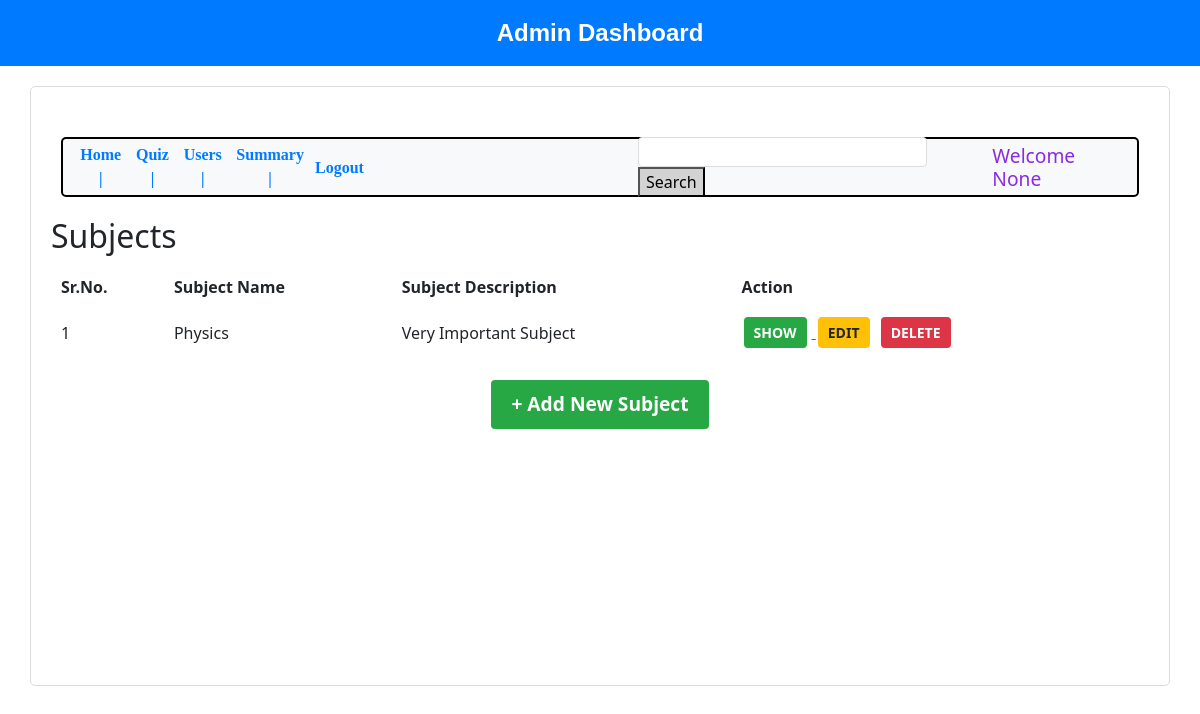
Page /admin_dash on the earlier database version.
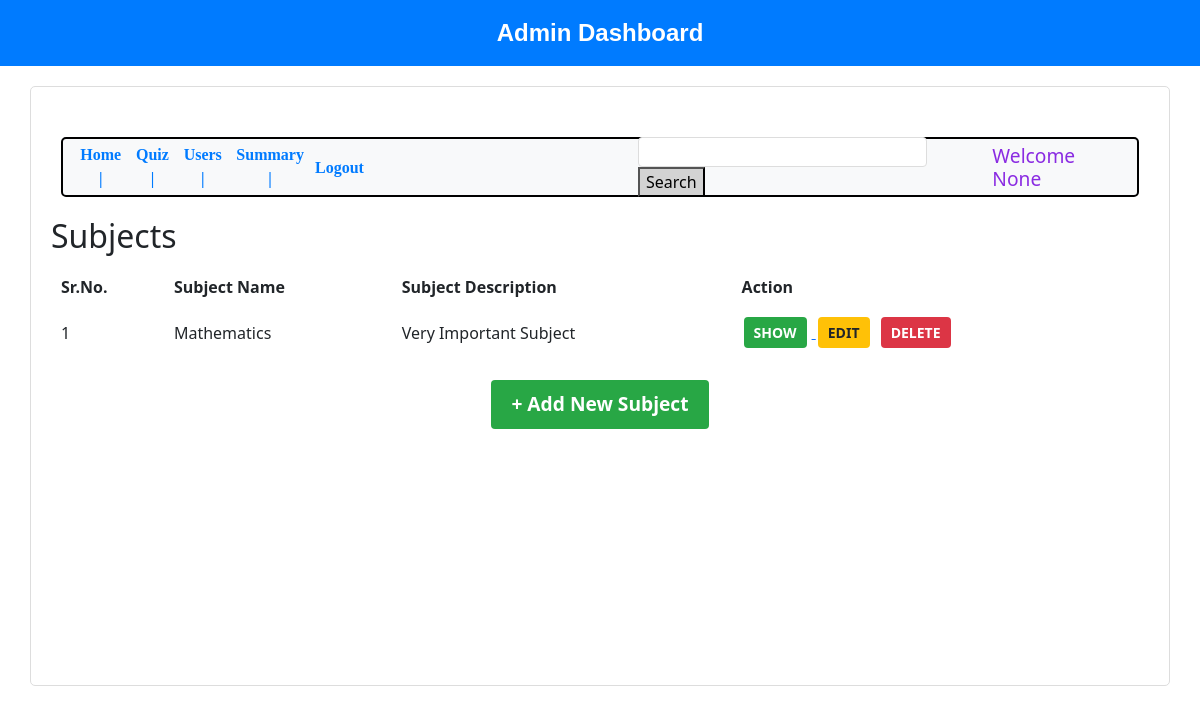
Same page on the later database version.
### backend/models.py (models this page shows, shortened)
class Subject(db.Model):
    __tablename__ = "subjects"
    id = db.Column(db.Integer, primary_key=True)
    name = db.Column(db.String, nullable=False, unique=True)
    desc = db.Column(db.String, nullable=False, unique=True)
    chapters = db.relationship('Chapter', backref='subject', lazy='dynamic')

### backend/controllers.py (the view)
@app.route("/admin_dash")
def admin_dashboard():
        subjects = Subject.query.all()
        return render_template("admin_dash.html", name=request.args.get('email'), subjects=subjects, users={}, msg="")

### templates/admin_dash.html (shortened to what this page needs)
<!DOCTYPE html>
<html lang="en">
<head>
    <link rel="stylesheet" href="/static/style.css">
    <link rel="stylesheet" href="https://cdnjs.cloudflare.com/ajax/libs/bootstrap/5.3.2/css/bootstrap.min.css">
</head>
<body>
    <header class="header2">Admin Dashboard</header>
    <div class="bordertime">
        <div class="button-container">
            <a href="/admin_dash"><button class="nav-button">Home |</button></a>
            <a href="/quiz-mgmt"><button class="nav-button">Quiz |</button></a>
            <a href="/show_user"><button class="nav-button">Users |</button></a>
            <a href="/summary_charts"><button class="nav-button">Summary |</button></a>
            <a href="/login"><button class="nav-button">Logout</button></a>
            <div class="search-container">
                <form action="{{ url_for('admin_search') }}" method="GET">
                    <input type="search" class="search" name="query">
                    <button type="submit" class="submit">Search</button>
                </form>
            </div>
            <h4 class="text">Welcome {{ name }}</h4>
        </div>
        <h2>Subjects</h2>
        {% if subjects %}
        <table class="subject-table">
            <thead>
                <tr>
                    <th>Sr.No.</th>
                    <th>Subject Name</th>
                    <th>Subject Description</th>
                    <th>Action</th>
                </tr>
            </thead>
            <tbody>
                {% for subject in subjects %}
                <tr>
                    <td>{{ loop.index }}</td>
                    <td>{{ subject.name }}</td>
                    <td>{{ subject.desc }}</td>
                    <td>
                        <a href="{{ url_for('show_chapters', subject_id=subject.id) }}">
                            <button class="action-btn show-btn">SHOW</button>
                        </a>
                        <button class="action-btn edit-btn" data-bs-toggle="modal" data-bs-target="#editSubjectModal"
                            data-subject-id="{{ subject.id }}" data-subject-name="{{ subject.name }}"
                            data-subject-desc="{{ subject.desc }}">
                            EDIT
                        </button>
                        <a href="{{ url_for('delete_subject', subject_id=subject.id) }}"
                            onclick="return confirm('Are you sure you want to delete this subject?')">
                            <button class="action-btn delete-btn">DELETE</button>
                        </a>
                    </td>
                </tr>
                {% endfor %}
            </tbody>
        </table>
        {% else %}
        <div class="no-subjects">
            <h3>No Subjects available</h3>
            <p>Click the button below to add a new subject.</p>
        </div>
        {% endif %}
        <center>
            <a href="/new-subject">
                <button type="button" class="adding-button">+ Add New Subject</button>
            </a>
        </center>
    </div>
</body>
</html>

Differences in the rows shown:
changed Subject "Very Important Subject": name "Physics" → "Mathematics"
